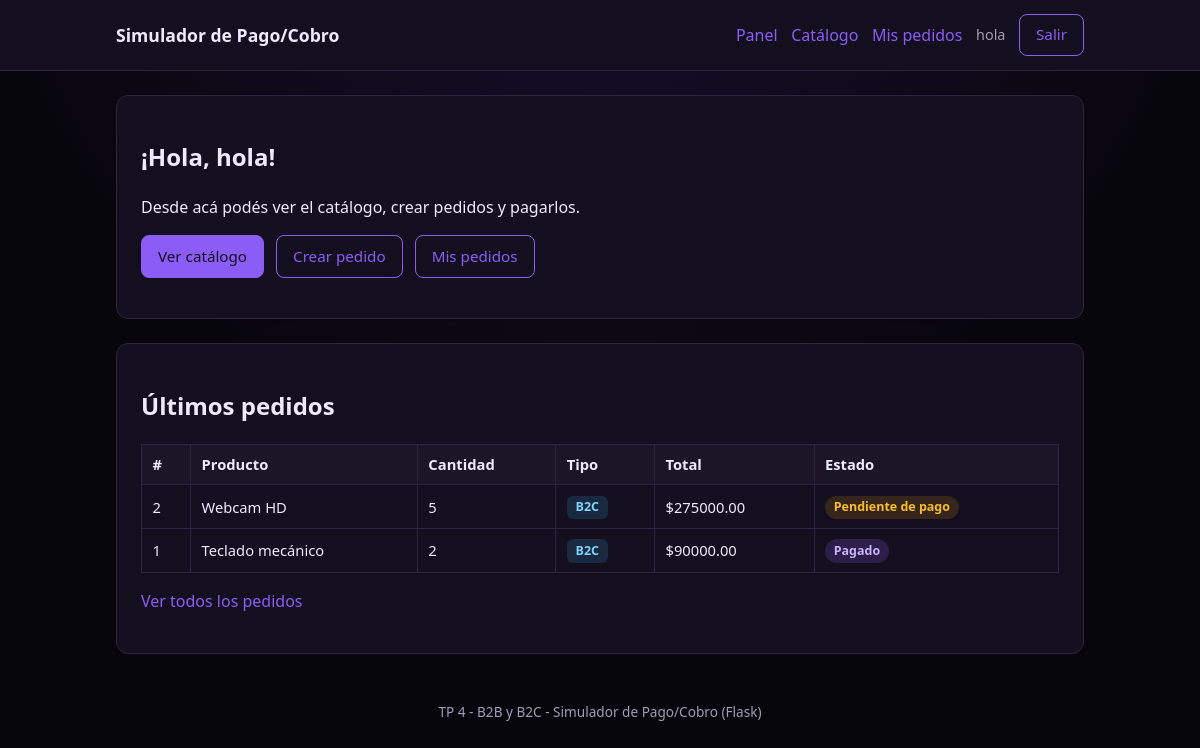
The app's page /cliente (signed in) with its own data.
### models.py (models this page shows, shortened)
class Usuario(UserMixin, db.Model):
    __tablename__ = "usuario"
    id = db.Column(db.Integer, primary_key=True)
    nombre = db.Column(db.String(100), nullable=False)
    email = db.Column(db.String(120), unique=True, nullable=False)
    password = db.Column(db.String(200), nullable=False)
    rol = db.Column(db.String(20), default="cliente", nullable=False)
    pedidos = db.relationship("Pedido", backref="usuario", lazy=True)

class Pedido(db.Model):
    __tablename__ = "pedido"
    ESTADOS = (
        "Pendiente de pago",
        "Pagado",
        "Cobrado",
        "Cancelado",
    )
    id = db.Column(db.Integer, primary_key=True)
    fecha = db.Column(db.DateTime, default=datetime.utcnow)
    cantidad = db.Column(db.Integer, nullable=False)
    total = db.Column(db.Float, nullable=False)
    estado = db.Column(db.String(50), default="Pendiente de pago")
    tipo = db.Column(db.String(10), default="B2C", nullable=False)
    usuario_id = db.Column(db.Integer, db.ForeignKey("usuario.id"), nullable=False)
    producto_id = db.Column(db.Integer, db.ForeignKey("producto.id"), nullable=False)
    pago = db.relationship("Pago", backref="pedido", uselist=False)

class Producto(db.Model):
    __tablename__ = "producto"
    id = db.Column(db.Integer, primary_key=True)
    nombre = db.Column(db.String(100), nullable=False)
    descripcion = db.Column(db.String(300))
    precio = db.Column(db.Float, nullable=False)
    stock = db.Column(db.Integer, nullable=False)
    pedidos = db.relationship("Pedido", backref="producto", lazy=True)

### app.py (the view)
@app.route("/cliente")
@rol_requerido("cliente")
def cliente():
    pedidos = (
        Pedido.query.filter_by(usuario_id=current_user.id)
        .order_by(Pedido.id.desc())
        .all()
    )
    return render_template("cliente.html", pedidos=pedidos)

### app.py (called while the page is built)
@login_manager.user_loader
def cargar_usuario(user_id):
    return db.session.get(Usuario, int(user_id))

def rol_requerido(rol):
    def decorador(funcion):
        @wraps(funcion)
        @login_required
        def envoltura(*args, **kwargs):
            if current_user.rol != rol:
                abort(403)
            return funcion(*args, **kwargs)
        return envoltura
    return decorador

### templates/cliente.html (shortened to what this page needs)
{% extends "base.html" %}
{% block contenido %}
<section class="tarjeta">
    <h1>¡Hola, {{ current_user.nombre }}!</h1>
    <p>Desde acá podés ver el catálogo, crear pedidos y pagarlos.</p>
    <div class="acciones">
        <a class="boton" href="{{ url_for('catalogo') }}">Ver catálogo</a>
        <a class="boton boton-secundario" href="{{ url_for('nuevo_pedido') }}">Crear pedido</a>
        <a class="boton boton-secundario" href="{{ url_for('mis_pedidos') }}">Mis pedidos</a>
    </div>
</section>
<section class="tarjeta">
    <h2>Últimos pedidos</h2>
    {% if pedidos %}
        <table class="tabla">
            <thead>
                <tr>
                    <th>#</th>
                    <th>Producto</th>
                    <th>Cantidad</th>
                    <th>Tipo</th>
                    <th>Total</th>
                    <th>Estado</th>
                </tr>
            </thead>
            <tbody>
                {% for pedido in pedidos %}
                    <tr>
                        <td>{{ pedido.id }}</td>
                        <td>{{ pedido.producto.nombre }}</td>
                        <td>{{ pedido.cantidad }}</td>
                        <td><span class="canal canal-{{ pedido.tipo|lower }}">{{ pedido.tipo }}</span></td>
                        <td>${{ "%.2f"|format(pedido.total) }}</td>
                        <td>
                            <span class="estado estado-{{ pedido.estado|lower|replace(' ', '-') }}">
                                {{ pedido.estado }}
                            </span>
                        </td>
                    </tr>
                {% endfor %}
            </tbody>
        </table>
        <p><a href="{{ url_for('mis_pedidos') }}">Ver todos los pedidos</a></p>
    {% else %}
        <p>Todavía no realizaste pedidos.</p>
    {% endif %}
</section>
{% endblock %}

### templates/base.html (shortened to what this page needs)
<!DOCTYPE html>
<html lang="es">
<head>
    <link rel="stylesheet" href="{{ url_for('static', filename='style.css') }}">
</head>
<body>
    <header class="cabecera">
        <div class="contenedor">
            <a class="logo" href="{{ url_for('inicio') }}">Simulador de Pago/Cobro</a>
            <nav class="navegacion">
                {% if current_user.is_authenticated %}
                    {% if current_user.rol == "admin" %}
                        <a href="{{ url_for('admin') }}">Panel</a>
                        <a href="{{ url_for('productos') }}">Productos</a>
                        <a href="{{ url_for('admin_pedidos') }}">Pedidos</a>
                    {% else %}
                        <a href="{{ url_for('cliente') }}">Panel</a>
                        <a href="{{ url_for('catalogo') }}">Catálogo</a>
                        <a href="{{ url_for('mis_pedidos') }}">Mis pedidos</a>
                    {% endif %}
                    <span class="usuario">{{ current_user.nombre }}</span>
                    <a class="boton boton-secundario" href="{{ url_for('logout') }}">Salir</a>
                {% else %}
                    <a href="{{ url_for('login') }}">Iniciar sesión</a>
                    <a class="boton" href="{{ url_for('registro') }}">Registrarse</a>
                {% endif %}
            </nav>
        </div>
    </header>
    <main class="contenedor">
        {% block contenido %}{% endblock %}
    </main>
    <footer class="pie">
        <div class="contenedor">
            TP 4 - B2B y B2C - Simulador de Pago/Cobro (Flask)
        </div>
    </footer>
</body>
</html>

### static/style.css (style rules this page uses)
:root { color-scheme: dark; --color-primario: #8b5cf6; --color-primario-oscuro: #7c3aed; --color-peligro: #ef4444; --color-texto: #ede9fe; --color-suave: #a29db3; --color-borde: #2e2440; --color-fondo: #08060d; --color-blanco: #140f1e; --color-superficie: #1c1527; }
* { box-sizing: border-box; }
body { margin: 0; font-family: "Segoe UI", Roboto, Helvetica, Arial, sans-serif; background: radial-gradient(circle at 50% -20%, #1b1030 0%, var(--color-fondo) 55%) fixed; color: var(--color-texto); line-height: 1.5; min-height: 100vh; }
.contenedor { width: 100%; max-width: 1000px; margin: 0 auto; padding: 0 1rem; }
a { color: var(--color-primario); text-decoration: none; }
.cabecera { background: var(--color-blanco); border-bottom: 1px solid var(--color-borde); }
.cabecera .contenedor { display: flex; align-items: center; justify-content: space-between; gap: 1rem; padding-top: 0.85rem; padding-bottom: 0.85rem; flex-wrap: wrap; }
.logo { font-weight: 700; font-size: 1.1rem; color: var(--color-texto); }
.navegacion { display: flex; align-items: center; gap: 0.85rem; flex-wrap: wrap; }
.navegacion .usuario { color: var(--color-suave); font-size: 0.9rem; }
.boton { display: inline-block; background: var(--color-primario); color: var(--color-blanco) !important; padding: 0.55rem 1rem; border-radius: 8px; border: 1px solid var(--color-primario); cursor: pointer; font-size: 0.95rem; text-decoration: none !important; transition: background 0.15s ease; }
.boton-secundario { background: transparent; color: var(--color-primario) !important; }
.tarjeta { background: var(--color-blanco); border: 1px solid var(--color-borde); border-radius: 12px; padding: 1.5rem; margin: 1.5rem 0; box-shadow: 0 1px 3px rgba(0, 0, 0, 0.05); }
.acciones { display: flex; gap: 0.75rem; flex-wrap: wrap; margin: 1rem 0; }
.tabla { width: 100%; border-collapse: collapse; margin: 1rem 0; font-size: 0.92rem; }
.tabla th, .tabla td { border: 1px solid var(--color-borde); padding: 0.55rem 0.65rem; text-align: left; }
.tabla th { background: var(--color-superficie); }
.estado { display: inline-block; padding: 0.15rem 0.55rem; border-radius: 999px; font-size: 0.78rem; font-weight: 600; }
.estado-pendiente-de-pago { background: rgba(245, 158, 11, 0.15); color: #fbbf24; }
.estado-pagado { background: rgba(139, 92, 246, 0.2); color: #c4b5fd; }
.canal { display: inline-block; padding: 0.15rem 0.55rem; border-radius: 6px; font-size: 0.78rem; font-weight: 700; }
.canal-b2c { background: rgba(56, 189, 248, 0.15); color: #7dd3fc; }
.pie { color: var(--color-suave); font-size: 0.85rem; text-align: center; padding: 1.5rem 1rem 2rem; }

### records on screen
Usuario: nombre "hola"
Pedido: id "2", producto.nombre "Webcam HD", cantidad "5", tipo "B2C", total "275000.00", estado "Pendiente de pago"
Pedido: id "1", producto.nombre "Teclado mecánico", cantidad "2", tipo "B2C", total "90000.00", estado "Pagado"
